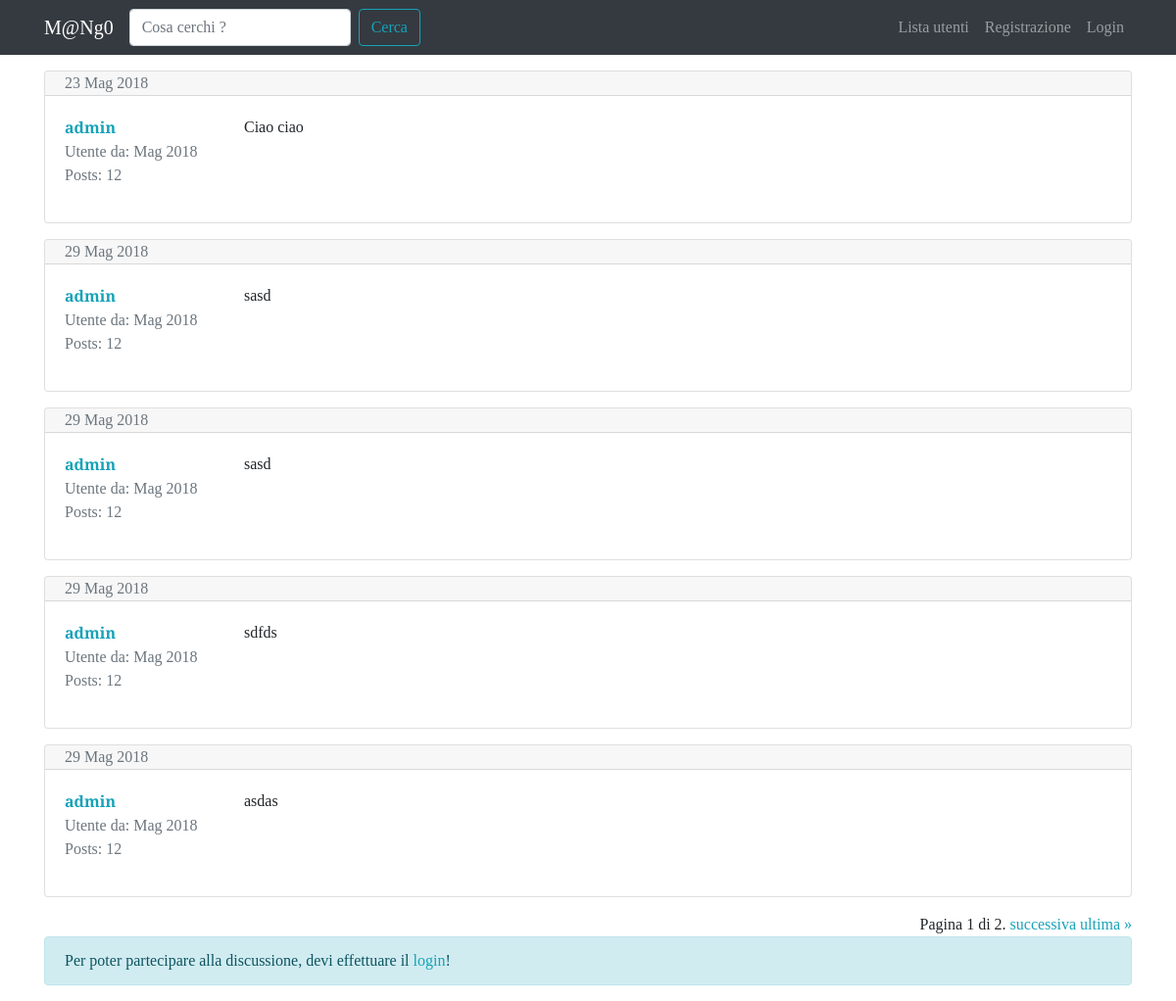
The page /forum/discussione/3/?pagina=1 on the database its author committed.
### forum/models.py (models this page shows, shortened)
class Post(models.Model):
    autore_post = models.ForeignKey(User, on_delete=models.CASCADE, related_name="posts")
    contenuto = models.TextField()
    data_creazione = models.DateTimeField(auto_now_add=True)
    discussione = models.ForeignKey(Discussione, on_delete=models.CASCADE)
    class Meta:
        verbose_name = "Post"
        verbose_name_plural = "Posts"

### forum/views.py (the view)
# urls.py: path('discussione/<int:pk>/', views.visualizzaDiscussione, name='visualizza_discussione'),
def visualizzaDiscussione(request, pk):
    discussione = get_object_or_404(Discussione, pk=pk)
    posts_discussione = Post.objects.filter(discussione = discussione)
    paginator = Paginator(posts_discussione, 5)
    page = request.GET.get("pagina")
    posts = paginator.get_page(page)
    form_risposta = PostModelForm()
    context = {"discussione":discussione,
               "posts_discussione":posts,
               "form_risposta":form_risposta}
    return render(request, 'forum/singola_discussione.html', context)

### forum/forms.py
class PostModelForm(forms.ModelForm):
    class Meta:
        model = Post
        fields = ["contenuto"]
        widgets = {
            "contenuto": forms.Textarea(attrs={"rows":5})
        }
        labels = {
            "contenuto": "Messaggio"
        }

### forum/templates/forum/singola_discussione.html (shortened to what this page needs)
{% extends 'base.html' %}
{% block content %}
  {% for post in posts_discussione %}
      <div class="card my-3">
        {% if forloop.first and not "pagina" in request.get_full_path %}
            <div class="card-header pb-0">
                <h3>{{ discussione.titolo }}</h3>
                <p class="text-muted">{{ discussione.data_creazione|date:"D d M Y" }}<br>
                in: {{ discussione.sezione_appartenenza }}</p>
            </div>
        {% else %}
            <div class="card-header py-0">
                <p class="text-muted mb-0">
                  {{ post.data_creazione|date:"d M Y" }}
                </p>
            </div>
        {% endif %}
          <div class="card-body">
            <div class="row">
              <div class="col-xl-2 col-4">
                <p class="mb-0"><a href="{% url 'user_profile' username=post.autore_post.username %}"><strong>{{ post.autore_post }}</strong></a></p>
                <p class="text-muted mb-0">Utente da: {{ post.autore_post.date_joined|date:"M Y" }}</p>
                <p class="text-muted">Posts: {{ post.autore_post.posts.count }}</p>
              </div>
              <div class="col-xl-10 col-8">
                <p class="my-0">{{ post.contenuto|linebreaks }}</p>
              </div>
            </div>
         </div>
      </div>
  {% endfor %}
  <div class="text-right">
      <span class="step-links">
          <span class="current">
              Pagina {{ posts_discussione.number }} di {{ posts_discussione.paginator.num_pages }}.
          </span>
          {% if posts_discussione.has_next %}
              <a href="?pagina={{ posts_discussione.next_page_number }}">successiva</a>
              <a href="?pagina={{ posts_discussione.paginator.num_pages }}">ultima &raquo;</a>
          {% endif %}
      </span>
  </div>
  {% if request.user.is_authenticated %}
      {% include 'forum/form_risposta.html' %}
  {% else %}
      <div class="alert alert-info" role="alert">
        Per poter partecipare alla discussione, devi effettuare il <a href="{% url 'login' %}?next={{ request.get_full_path }}">login</a>!
      </div>
  {% endif %}
{% endblock content %}

### static-storage/css/mango.css (style rules this page uses)
body { font-family: 'Slabo 27px', serif; }
a, a:hover { color: #17a2b8; }

### rows shown on the page
Post: data_creazione "23 Mag 2018", autore_post "admin", autore_post.date_joined "Mag 2018", autore_post.posts.count "12", contenuto "Ciao ciao"
Post: data_creazione "29 Mag 2018", autore_post "admin", autore_post.date_joined "Mag 2018", autore_post.posts.count "12", contenuto "sasd"
Post: data_creazione "29 Mag 2018", autore_post "admin", autore_post.date_joined "Mag 2018", autore_post.posts.count "12", contenuto "sasd"
Post: data_creazione "29 Mag 2018", autore_post "admin", autore_post.date_joined "Mag 2018", autore_post.posts.count "12", contenuto "sdfds"
Post: data_creazione "29 Mag 2018", autore_post "admin", autore_post.date_joined "Mag 2018", autore_post.posts.count "12", contenuto "asdas"

### other values the page prints
{{ posts_discussione.number }} "1"
{{ posts_discussione.paginator.num_pages }} "2"
